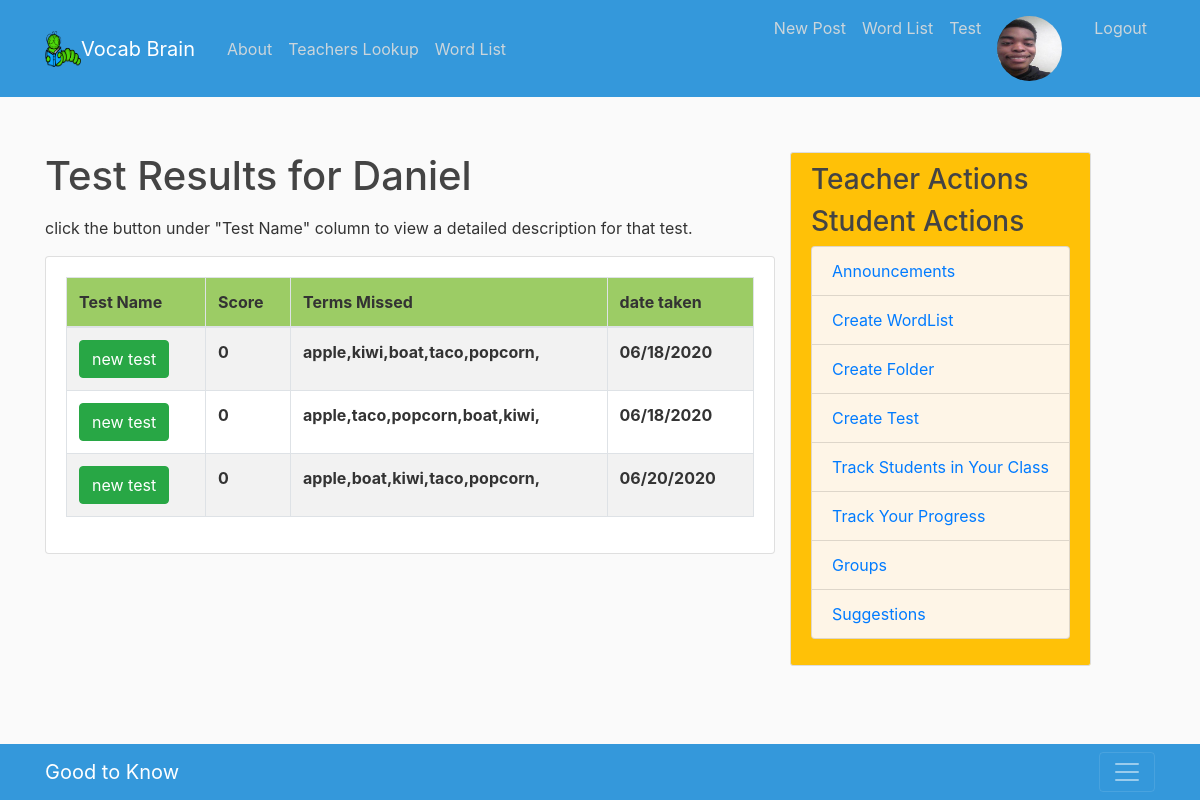
The page /user/results/Daniel/ (signed in) on the database its author committed.
### users/models.py (models this page shows, shortened)
class Profile(models.Model):
    user = models.OneToOneField(User, on_delete=models.CASCADE)
    image = models.ImageField(default='default.jpeg', upload_to='profile_pics')

### blog/models.py (models this page shows, shortened)
class Testtaker(models.Model):
    tester = models.ForeignKey(User, on_delete=models.CASCADE)
    test = models.ForeignKey(Test, on_delete=models.CASCADE)
    score = models.PositiveSmallIntegerField()
    date_posted = models.DateTimeField(default=timezone.now)
    wrong_terms = models.TextField(blank=True, null=True)

class Test(models.Model):
    title = models.CharField(max_length=100)
    author = models.ForeignKey(User, on_delete=models.CASCADE)
    wordlist = models.ForeignKey(WordList, on_delete=models.CASCADE)
    date_posted = models.DateTimeField(default=timezone.now)
    description = models.TextField()
    folder = models.ForeignKey(Folder, on_delete=models.SET_NULL, blank=True, null=True)
    def __str__(self):
        return self.title

### blog/views.py (the view)
# urls.py: path('user/results/<str:username>/', TesttakerListView.as_view(), name='user-testtaker'),
class TesttakerListView(ListView):
    model = Testtaker
    template_name = 'blog/user_testtakers.html'
    context_object_name = 'users'
    def get_queryset(self):
        user = get_object_or_404(User, username=self.kwargs.get('username'))
        return Testtaker.objects.filter(tester=user)

### blog/templates/blog/user_testtakers.html
{% extends "blog/base.html" %}
{% block content%}
<h1 class = "mb-3"> Test Results for {{ view.kwargs.username }} </h1>
<p> click the button under "Test Name" column to view a detailed description for that test.</p>
    <div class = "row">
<div class = "col-md">
<div class = "card card-body">
    <table class = "table table-striped table-bordered mydatatable" width="100%">
    <thead>
        <tr style="background-color:#9CCC65 ">
            <th >Test Name</th>
            <th>Score</th>
             <th>Terms Missed</th>
             <th>date taken</th>
        </tr>
    </thead>
    <tbody>
           {% for user in users %}
       <tr>
            <th> <button class = "btn btn-success" onclick="window.location.href='{% url 'testtaker-detail' user.id %}'">{{user.test}}</button>  </th>
            <th>  {{user.score}} </th>
            <th>  {{user.wrong_terms}} </th>
            <th>  {{user.date_posted|date:"SHORT_DATE_FORMAT" }} </th>
        </tr>
          {% endfor %}
      </tbody>
    </table>
    </div>
  </div>
</div>
{% endblock content %}

### blog/templates/blog/base.html (shortened to what this page needs)
{% load static %}
<!DOCTYPE html>
<html>
<head>
    <link rel="stylesheet" href="https://maxcdn.bootstrapcdn.com/bootstrap/4.0.0/css/bootstrap.min.css">
<link rel="stylesheet" type="text/css" href="{% static 'blog/main.css'%}">
<link rel="stylesheet" type="text/css" href="https://cdn.datatables.net/v/bs4/dt-1.10.21/datatables.min.css"/>
</head>
<body>
    <header class="site-header">
  <nav class="navbar navbar-expand-md navbar-dark box-shadow fixed-top" style="background-color: #3498DB;">
    <div class="container">
      <img src="{% static "img/bookworm.png" %}" alt="" width="36" height="36" viewBox="0 0 612 612">
      <a class="navbar-brand mr-4" href="{% url 'blog-home' %}">Vocab Brain </a>
      <div class="collapse navbar-collapse" id="navbarToggle">
        <div class="navbar-nav mr-auto">
          <a class="nav-item nav-link" href="{% url 'blog-about' %}">About</a>
          {% if user.is_authenticated %}
                {% for group in user.groups.all %}
                      {% if group.name == 'Student' %}
          <a class="nav-item nav-link" href="{% url 'blog-teacher_lookup' %}">Teachers Lookup</a>
          <a class="nav-item nav-link" href="{% url 'blog-temp' %}">Word List</a>
          {% endif %}
          {%  endfor %}
          {% endif %}
        </div>
        <div class="navbar-nav">
          {% if user.is_authenticated %}
          {% if user.is_superuser %}
          <a class="nav-item nav-link" href="{% url 'post-create' %}">New Post</a>
          {% endif %}
            {% for group in user.groups.all %}
            {% if group.name == 'Teacher' %}
          <a class="nav-item nav-link" href="{% url 'blog-temp' %}">Word List</a>
          <a class="nav-item nav-link" href="{% url 'blog-temp2' %}">Test</a>
          {% endif %}
          {% endfor %}
          <a class="nav-item nav-link" href="{% url 'profile' %}">
            <img class="rounded-circle article-img" src="{{ request.user.profile.image.url }}" id="img">
          </a>
          <a class="nav-item nav-link" href="{% url 'logout' %}">Logout</a>
          {% else %}
          <a class="nav-item nav-link" href="{% url 'login' %}">Login</a>
          <a class="nav-item nav-link" href="{% url 'register' %}">Register</a>
          {% endif %}
        </div>
      </div>
    </div>
  </nav>
<br><br><br>
</header>
    <main role="main" class="container">
  <div class="row">
    <div class="col-md-8">
      {% block content %}{% endblock %}
    </div>
    <div class="col-md-0">
      <div class="content-section" div id= "sidebar" style="background-color: #FFC107;">
        {%block sidebar%}
        {% if user.is_authenticated %}
                {% for group in user.groups.all %}
                      {% if group.name == 'Teacher' %}
        <h3>Teacher Actions</h3>
           {% else %}
           {% if group.name == 'Student' %}
            <h3>Student Actions</h3>
             {% endif %}
          {% endif %}
          {% endfor %}
          {% endif %}
          <ul class="list-group" >
            <li class="list-group-item list-group-item-light" style="background-color: #FEF5E7;color: blue;"><a href="{% url 'blog-announce' %}" > Announcements</a></li>
            {% if user.is_authenticated %}
                {% for group in user.groups.all %}
                      {% if group.name == 'Teacher' %}
                      <li class="list-group-item list-group-item-light" style="background-color: #FEF5E7;color: blue;"><a href="{% url 'list-create' %}" >Create WordList</a></li>
                       <li class="list-group-item list-group-item-light" style="background-color: #FEF5E7;color: blue;"><a href="{% url 'folder-create' %}" >Create Folder</a></li>
                      <li class="list-group-item list-group-item-light" style="background-color: #FEF5E7;color: blue;"><a href="{% url 'test-create' %}" >Create Test</a></li>
                      <li class="list-group-item list-group-item-light" style="background-color: #FEF5E7;color: blue;"><a href="{% url 'blog-student_tracker' %}" >Track Students in Your Class</a></li>
                      {% endif %}
                      {% if group.name == 'Student' %}
                      <li class="list-group-item list-group-item-light" style="background-color: #FEF5E7;color: blue;"><a href="{% url 'blog-track_progress' %}" >Track Your Progress</a></li>
                      <li class="list-group-item list-group-item-light" style="background-color: #FEF5E7;color: blue;"><a href="{% url 'blog-groups' %}" >Groups</a></li>
                      {% endif %}
                          {% endfor %}
                            {% endif %}
            <li class="list-group-item list-group-item-light" style="background-color: #FEF5E7;color: blue;"><a href="{% url 'blog-suggest' %}" >Suggestions</a></li>
          </ul>
        {% endblock %}
      </div>
  </div>
  </div>
<br><br><br><br>
<div class="jumbotron-fluid">
  <div class="navbar fixed-bottom navbar-dark" style="background-color: #3498DB;">
    <div class="container d-flex justify-content-between">
      <a href="https://www.goodtoknow.com/Main_Page" class="navbar-brand d-flex align-items-center"> Good to Know
            </a>
      <button class="navbar-toggler" type="button" data-toggle="collapse" data-target="#navbarHeader" aria-controls="navbarHeader" aria-expanded="false" aria-label="Toggle navigation">
              <span class="navbar-toggler-icon"></span>
            </button>
    </div>
  </div>
</main>
</body>
</html>

### blog/static/blog/main.css (style rules this page uses)
body { background: #fafafa; color: #333333; margin-top: 5rem; }
h1, h2, h3, h4, h5, h6 { color: #444444; }
ul { margin: 0; }
.site-header .navbar-nav .nav-link { color: #cbd5db; }
.content-section { background: #ffffff; padding: 10px 20px; border: 1px solid #dddddd; border-radius: 3px; margin-bottom: 20px; }
.article-img { height: 65px; width: 65px; margin-right: 16px; }

### rows shown on the page
Testtaker: test "new test", score "0", wrong_terms "apple,kiwi,boat,taco,popcorn,", date_posted "06/18/2020"
Testtaker: test "new test", score "0", wrong_terms "apple,taco,popcorn,boat,kiwi,", date_posted "06/18/2020"
Testtaker: test "new test", score "0", wrong_terms "apple,boat,kiwi,taco,popcorn,", date_posted "06/20/2020"

### other values the page prints
{{ view.kwargs.username }} "Daniel"
